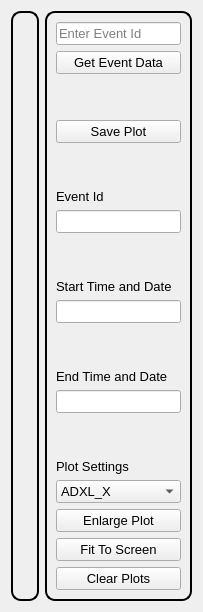
      <widget class="QWidget" name="tab_logger">
       <attribute name="title">
        <string>Logger</string>
       </attribute>
       <layout class="QGridLayout" name="gridLayout_4">
        <item row="0" column="1">
         <widget class="QGroupBox" name="groupBox_parameters">
          <property name="sizePolicy">
           <sizepolicy hsizetype="Maximum" vsizetype="Preferred">
            <horstretch>0</horstretch>
            <verstretch>0</verstretch>
           </sizepolicy>
          </property>
          <property name="styleSheet">
           <string notr="true">QGroupBox {
    border: 2px solid black;
    border-radius: 10px;
    background: qradialgradient(
        cx: 0.5, cy: 0.5, radius: 0.9,
        fx: 0.5, fy: 0.5,
        stop: 0 rgba(57, 255, 20, 60),   /* brighter center */
        stop: 1 rgba(57, 255, 20, 15)    /* fades softly to edges */
    );
}
</string>
          </property>
          <layout class="QVBoxLayout" name="verticalLayout">
           <item>
            <widget class="QLineEdit" name="lineEdit_enterEventId">
             <property name="font">
              <font>
               <pointsize>10</pointsize>
              </font>
             </property>
             <property name="toolTip">
              <string>Enter Event Id Example  : 2</string>
             </property>
             <property name="placeholderText">
              <string>Enter Event Id</string>
             </property>
             <property name="clearButtonEnabled">
              <bool>false</bool>
             </property>
            </widget>
           </item>
           <item>
            <widget class="QPushButton" name="pushButton_getEventData">
             <property name="font">
              <font>
               <pointsize>10</pointsize>
              </font>
             </property>
             <property name="text">
              <string>Get Event Data</string>
             </property>
            </widget>
           </item>
           <item>
            <spacer name="verticalSpacer">
             <property name="orientation">
              <enum>Qt::Vertical</enum>
             </property>
             <property name="sizeHint" stdset="0">
              <size>
               <width>20</width>
               <height>40</height>
              </size>
             </property>
            </spacer>
           </item>
           <item>
            <widget class="QPushButton" name="pushButton_stopPlot">
             <property name="font">
              <font>
               <pointsize>10</pointsize>
              </font>
             </property>
             <property name="text">
              <string>Save Plot</string>
             </property>
            </widget>
           </item>
           <item>
            <spacer name="verticalSpacer_2">
             <property name="orientation">
              <enum>Qt::Vertical</enum>
             </property>
             <property name="sizeHint" stdset="0">
              <size>
               <width>20</width>
               <height>40</height>
              </size>
             </property>
            </spacer>
           </item>
           <item>
            <widget class="QLabel" name="label_2">
             <property name="font">
              <font>
               <pointsize>10</pointsize>
              </font>
             </property>
             <property name="text">
              <string>Event Id</string>
             </property>
            </widget>
           </item>
           <item>
            <widget class="QLineEdit" name="lineEdit_eventId">
             <property name="font">
              <font>
               <pointsize>10</pointsize>
              </font>
             </property>
             <property name="readOnly">
              <bool>true</bool>
             </property>
            </widget>
           </item>
           <item>
            <spacer name="verticalSpacer_3">
             <property name="orientation">
              <enum>Qt::Vertical</enum>
             </property>
             <property name="sizeHint" stdset="0">
              <size>
               <width>20</width>
               <height>40</height>
              </size>
             </property>
            </spacer>
           </item>
           <item>
            <widget class="QLabel" name="label_3">
             <property name="font">
              <font>
               <pointsize>10</pointsize>
              </font>
             </property>
             <property name="text">
              <string>Start Time and Date</string>
             </property>
            </widget>
           </item>
           <item>
            <widget class="QLineEdit" name="lineEdit_startTime">
             <property name="font">
              <font>
               <pointsize>10</pointsize>
              </font>
             </property>
             <property name="toolTip">
              <string>hh:mm:ss _dd/mm/yy</string>
             </property>
             <property name="readOnly">
              <bool>true</bool>
             </property>
             <property name="placeholderText">
              <string/>
             </property>
            </widget>
           </item>
           <item>
            <spacer name="verticalSpacer_4">
             <property name="orientation">
              <enum>Qt::Vertical</enum>
             </property>
             <property name="sizeHint" stdset="0">
              <size>
               <width>20</width>
               <height>40</height>
              </size>
             </property>
            </spacer>
           </item>
           <item>
            <widget class="QLabel" name="label_4">
             <property name="font">
              <font>
               <pointsize>10</pointsize>
              </font>
             </property>
             <property name="text">
              <string>End Time and Date</string>
             </property>
            </widget>
           </item>
           <item>
            <widget class="QLineEdit" name="lineEdit_endTime">
             <property name="font">
              <font>
               <pointsize>10</pointsize>
              </font>
             </property>
             <property name="toolTip">
              <string>hh:mm:ss _dd/mm/yy</string>
             </property>
             <property name="readOnly">
              <bool>true</bool>
             </property>
            </widget>
           </item>
           <item>
            <spacer name="verticalSpacer_5">
             <property name="orientation">
              <enum>Qt::Vertical</enum>
             </property>
             <property name="sizeHint" stdset="0">
              <size>
               <width>20</width>
               <height>40</height>
              </size>
             </property>
            </spacer>
           </item>
           <item>
            <widget class="QLabel" name="label_5">
             <property name="font">
              <font>
               <pointsize>10</pointsize>
              </font>
             </property>
             <property name="text">
              <string>Plot Settings</string>
             </property>
            </widget>
           </item>
           <item>
            <widget class="QComboBox" name="comboBox_enlargePlot">
             <property name="font">
              <font>
               <pointsize>10</pointsize>
              </font>
             </property>
             <item>
              <property name="text">
               <string>ADXL_X</string>
              </property>
             </item>
             <item>
              <property name="text">
               <string>ADXL_Y</string>
              </property>
             </item>
             <item>
              <property name="text">
               <string>ADXL_Z</string>
              </property>
             </item>
             <item>
              <property name="text">
               <string>Temperature</string>
              </property>
             </item>
             <item>
              <property name="text">
               <string>Inclinometer_X</string>
              </property>
             </item>
             <item>
              <property name="text">
               <string>Inclinometer_Y</string>
              </property>
             </item>
            </widget>
           </item>
           <item>
            <widget class="QPushButton" name="pushButton_enlargePlot">
             <property name="font">
              <font>
               <pointsize>10</pointsize>
              </font>
             </property>
             <property name="text">
              <string>Enlarge Plot</string>
             </property>
            </widget>
           </item>
           <item>
            <widget class="QPushButton" name="pushButton_fitToScreen">
             <property name="font">
              <font>
               <pointsize>10</pointsize>
              </font>
             </property>
             <property name="text">
              <string>Fit To Screen</string>
             </property>
            </widget>
           </item>
           <item>
            <widget class="QPushButton" name="pushButton_clearPlots">
             <property name="font">
              <font>
               <pointsize>10</pointsize>
              </font>
             </property>
             <property name="text">
              <string>Clear Plots</string>
             </property>
            </widget>
           </item>
          </layout>
         </widget>
        </item>
        <item row="0" column="0">
         <widget class="QGroupBox" name="customGroupBoxs">
          <property name="sizePolicy">
           <sizepolicy hsizetype="MinimumExpanding" vsizetype="Preferred">
            <horstretch>0</horstretch>
            <verstretch>0</verstretch>
           </sizepolicy>
          </property>
          <property name="styleSheet">
           <string notr="true">QGroupBox {
    border: 2px solid black;
    border-radius: 10px;
    background: qradialgradient(
        cx: 0.5, cy: 0.5, radius: 0.9,
        fx: 0.5, fy: 0.5,
        stop: 0 rgba(57, 255, 20, 60),   /* brighter center */
        stop: 1 rgba(57, 255, 20, 15)    /* fades softly to edges */
    );
}
</string>
          </property>
          <layout class="QGridLayout" name="gridLayout_2">
           <item row="0" column="0">
            <widget class="QCustomPlot" name="customPlot_adxl_x" native="true">
             <property name="sizePolicy">
              <sizepolicy hsizetype="Preferred" vsizetype="Preferred">
               <horstretch>0</horstretch>
               <verstretch>0</verstretch>
              </sizepolicy>
             </property>
            </widget>
           </item>
           <item row="0" column="1">
            <widget class="QCustomPlot" name="customPlot_temperature" native="true">
             <property name="sizePolicy">
              <sizepolicy hsizetype="Preferred" vsizetype="Preferred">
               <horstretch>0</horstretch>
               <verstretch>0</verstretch>
              </sizepolicy>
             </property>
            </widget>
           </item>
           <item row="1" column="0">
            <widget class="QCustomPlot" name="customPlot_adxl_y" native="true">
             <property name="sizePolicy">
              <sizepolicy hsizetype="Preferred" vsizetype="Preferred">
               <horstretch>0</horstretch>
               <verstretch>0</verstretch>
              </sizepolicy>
             </property>
            </widget>
           </item>
           <item row="1" column="1">
            <widget class="QCustomPlot" name="customPlot_inclinometer_x" native="true">
             <property name="sizePolicy">
              <sizepolicy hsizetype="Preferred" vsizetype="Preferred">
               <horstretch>0</horstretch>
               <verstretch>0</verstretch>
              </sizepolicy>
             </property>
            </widget>
           </item>
           <item row="2" column="0">
            <widget class="QCustomPlot" name="customPlot_adxl_z" native="true">
             <property name="sizePolicy">
              <sizepolicy hsizetype="Preferred" vsizetype="Preferred">
               <horstretch>0</horstretch>
               <verstretch>0</verstretch>
              </sizepolicy>
             </property>
            </widget>
           </item>
           <item row="2" column="1">
            <widget class="QCustomPlot" name="customPlot_inclinometer_y" native="true">
             <property name="sizePolicy">
              <sizepolicy hsizetype="Preferred" vsizetype="Preferred">
               <horstretch>0</horstretch>
               <verstretch>0</verstretch>
              </sizepolicy>
             </property>
            </widget>
           </item>
          </layout>
         </widget>
        </item>
       </layout>
      </widget>
